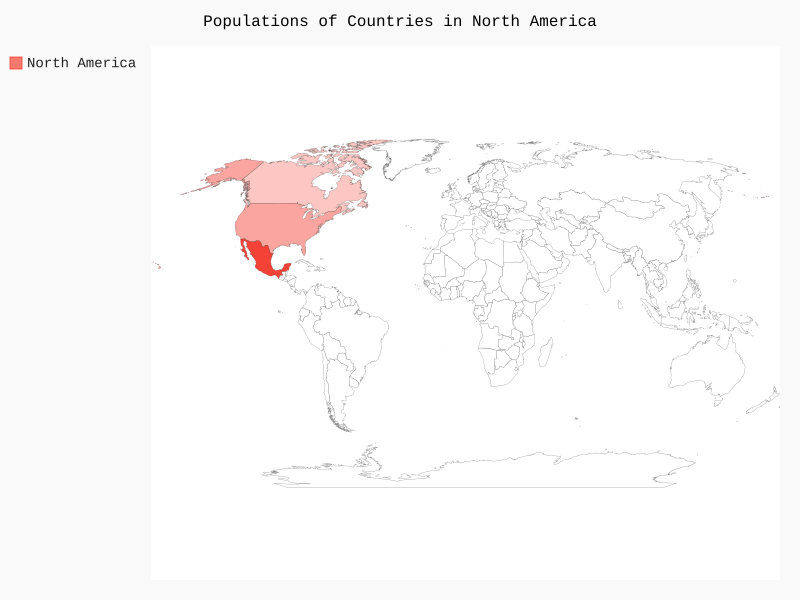

Here is the Python script that generated this plot:
import pygal_maps_world.maps

wm = pygal_maps_world.maps.World()
wm.title = 'Populations of Countries in North America'
wm.add('North America', {'ca': 3412600, 'us': 30934900, 'mx': 113423000})

wm.render_to_file('na_populations.svg')
